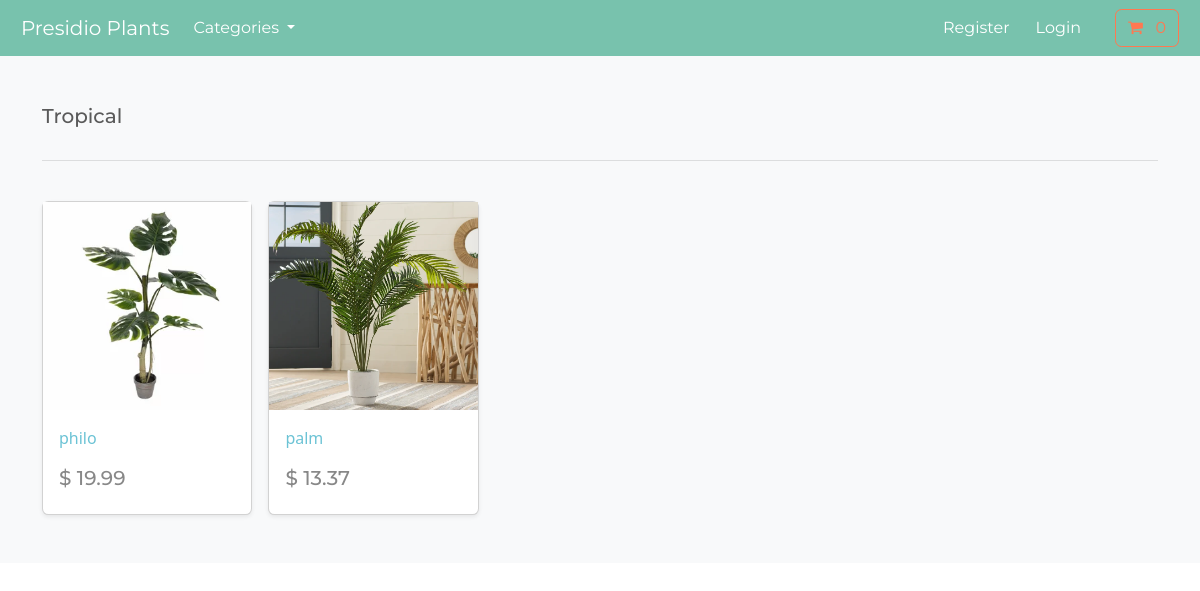
Screenshot of /search/tropical with the database file from the repository.
### store/models.py (models this page shows, shortened)
class Category(models.Model):
    name = models.CharField(max_length=250, db_index=True)
    slug = models.SlugField(max_length=250, unique=True)
    class Meta:
        verbose_name_plural = 'categories'
    def get_absolute_url(self):
        return reverse('list-category', args=[self.slug])

class Product(models.Model):
    category = models.ForeignKey(Category, related_name='product', on_delete=models.CASCADE, null=True)
    title = models.CharField(max_length=250)
    brand = models.CharField(max_length=250, default='none')
    description = models.TextField(blank=True)
    slug = models.SlugField(max_length=255)
    price = models.DecimalField(max_digits=4, decimal_places=2)
    image = models.ImageField(upload_to='images/')
    class Meta:
        verbose_name_plural = 'products'
    def get_absolute_url(self):
        return reverse('product-info', args=[self.slug])

### store/views.py (the view)
# urls.py: path('search/<slug:category_slug>', views.list_category, name='list-category'),
def list_category(request, category_slug = None):
    category = get_object_or_404(Category, slug=category_slug)
    products = Product.objects.filter(category=category)
    return render(request, 'store/list-category.html', {'category': category, 'products': products})

### cart/context_processors.py (called while the page is built)
def cart(request):
    return {'cart': Cart(request)}

### store/views.py (called while the page is built)
def categories(request):
    all_categories = Category.objects.all()
    return {'all_categories': all_categories}

### store/templates/store/list-category.html
{% extends "./base.html" %}
{% load static %}
{% block content %}
<main>
  <div class="album py-5 bg-light">
    <div class="container">
      <div class="pb-3 h5"> {{category.name | capfirst}} </div>
      <hr>
      <br>
      <div class="row row-cols-1 row-cols-sm-2 row-cols-md-5 g-3">
        {% for product in products %}
        <div class="col">
          <div class="card shadow-sm">
          <img class="img-fluid" alt="Responsive image" src={{product.image.url }}>
            <div class="card-body">
              <p class="card-text">
                <a class="text-info text-decoration-none" href={{product.get_absolute_url}}>{{product.title}}</a>
              </p>
              <div class="d-flex justify-content-between align-items-center">
                <h5> $ {{product.price}} </h5>
              </div>
            </div>
          </div>
        </div>
        {% endfor %}
      </div>
    </div>
  </div>
</main>
{% endblock %}

### rows the page displays
Category: name "Tropical"
Product: image (picture), title "philo", price "19.99"
Product: image (picture), title "palm", price "13.37"
